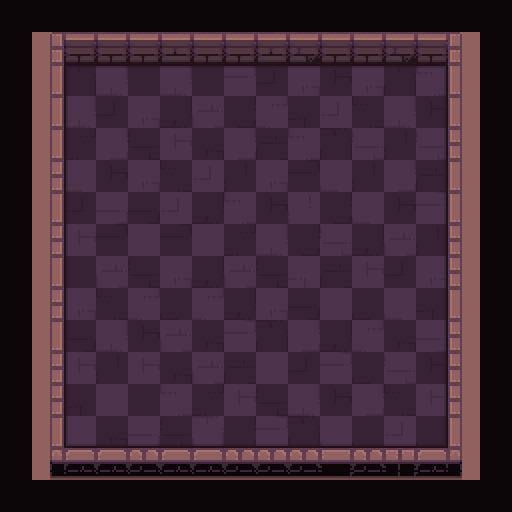

A 2D game scene composited from a Tiled map and its tileset images. What follows is a short description and the map's XML, with each tile layer's data collapsed to a summary:
An orthogonal 16x16 tile map with 32x32 px tiles, 4 tile layers (path, types, ground, floor_shadow), 1 hidden layer not drawn and 33 objects (10x hero, 10x cauldron, 10x symbol, frame, strategy, ...).

<map version="1.2" tiledversion="2019.03.13" orientation="orthogonal" renderorder="right-down" width="16" height="16" tilewidth="32" tileheight="32" infinite="0" nextlayerid="248" nextobjectid="120">
 <tileset firstgid="1" name="tileset" tilewidth="32" tileheight="32" spacing="2" margin="1" tilecount="200" columns="10">
  <image source="tileset.png" trans="000000" width="340" height="680" />
  <terraintypes>
   <terrain name="floor" tile="79" />
   <terrain name="wall" tile="69" />
   <terrain name="hole" tile="78" />
   <terrain name="infected" tile="77" />
  </terraintypes>
 </tileset>
 <layer id="243" name="checkers" width="16" height="16" visible="0">
  <data>[256 cells, 120 non-empty, 1 distinct tile ids]</data>
 </layer>
 <objectgroup id="14" name="camera">
  <object id="12" name="frame" type="frame" x="51" y="33" width="411" height="429" />
  <object id="15" name="strategy" type="strategy" x="3" y="126">
   <point />
  </object>
 </objectgroup>
 <layer id="244" name="path" width="16" height="16">
  <data>[256 cells, 144 non-empty, 1 distinct tile ids]</data>
 </layer>
 <objectgroup id="2" name="objects">
  <object id="33" name="hero" type="hero" x="113" y="83">
   <properties>
    <property name="initialDirection" value="s" />
   </properties>
   <point />
  </object>
  <object id="34" name="hero" type="hero" x="144" y="85">
   <properties>
    <property name="initialDirection" value="s" />
   </properties>
   <point />
  </object>
  <object id="35" name="hero" type="hero" x="177" y="81">
   <properties>
    <property name="initialDirection" value="s" />
   </properties>
   <point />
  </object>
  <object id="36" name="hero" type="hero" x="210" y="81">
   <properties>
    <property name="initialDirection" value="s" />
   </properties>
   <point />
  </object>
  <object id="37" name="hero" type="hero" x="240" y="83">
   <properties>
    <property name="initialDirection" value="s" />
   </properties>
   <point />
  </object>
  <object id="38" name="hero" type="hero" x="274" y="79">
   <properties>
    <property name="initialDirection" value="s" />
   </properties>
   <point />
  </object>
  <object id="39" name="hero" type="hero" x="306" y="79">
   <properties>
    <property name="initialDirection" value="s" />
   </properties>
   <point />
  </object>
  <object id="40" name="hero" type="hero" x="335" y="80">
   <properties>
    <property name="initialDirection" value="s" />
   </properties>
   <point />
  </object>
  <object id="41" name="hero" type="hero" x="373" y="81">
   <properties>
    <property name="initialDirection" value="s" />
   </properties>
   <point />
  </object>
  <object id="42" name="hero" type="hero" x="404" y="78">
   <properties>
    <property name="initialDirection" value="s" />
   </properties>
   <point />
  </object>
  <object id="99" name="eggs_origin" type="marker" x="113" y="148">
   <point />
  </object>
  <object id="100" name="cauldron" type="cauldron" x="111" y="437">
   <point />
  </object>
  <object id="101" name="cauldron" type="cauldron" x="145" y="429">
   <point />
  </object>
  <object id="102" name="cauldron" type="cauldron" x="175" y="432">
   <point />
  </object>
  <object id="103" name="cauldron" type="cauldron" x="206" y="429">
   <point />
  </object>
  <object id="104" name="cauldron" type="cauldron" x="241" y="430">
   <point />
  </object>
  <object id="105" name="cauldron" type="cauldron" x="276" y="432">
   <point />
  </object>
  <object id="106" name="cauldron" type="cauldron" x="304" y="430">
   <point />
  </object>
  <object id="107" name="cauldron" type="cauldron" x="340" y="429">
   <point />
  </object>
  <object id="108" name="cauldron" type="cauldron" x="371" y="433">
   <point />
  </object>
  <object id="109" name="cauldron" type="cauldron" x="398" y="430">
   <point />
  </object>
  <object id="110" name="arrow" type="symbol" x="111" y="109">
   <properties>
    <property name="symbol" value="arrow_s" />
   </properties>
   <point />
  </object>
  <object id="111" name="arrow" type="symbol" x="145" y="108">
   <properties>
    <property name="symbol" value="arrow_s" />
   </properties>
   <point />
  </object>
  <object id="112" name="arrow" type="symbol" x="174" y="110">
   <properties>
    <property name="symbol" value="arrow_s" />
   </properties>
   <point />
  </object>
  <object id="113" name="arrow" type="symbol" x="207" y="112">
   <properties>
    <property name="symbol" value="arrow_s" />
   </properties>
   <point />
  </object>
  <object id="114" name="arrow" type="symbol" x="246" y="112">
   <properties>
    <property name="symbol" value="arrow_s" />
   </properties>
   <point />
  </object>
  <object id="115" name="arrow" type="symbol" x="274" y="111">
   <properties>
    <property name="symbol" value="arrow_s" />
   </properties>
   <point />
  </object>
  <object id="116" name="arrow" type="symbol" x="306" y="109">
   <properties>
    <property name="symbol" value="arrow_s" />
   </properties>
   <point />
  </object>
  <object id="117" name="arrow" type="symbol" x="336" y="111">
   <properties>
    <property name="symbol" value="arrow_s" />
   </properties>
   <point />
  </object>
  <object id="118" name="arrow" type="symbol" x="370" y="110">
   <properties>
    <property name="symbol" value="arrow_s" />
   </properties>
   <point />
  </object>
  <object id="119" name="arrow" type="symbol" x="397" y="110">
   <properties>
    <property name="symbol" value="arrow_s" />
   </properties>
   <point />
  </object>
 </objectgroup>
 <layer id="245" name="types" width="16" height="16">
  <data>[256 cells, 256 non-empty, 3 distinct tile ids]</data>
 </layer>
 <layer id="246" name="ground" width="16" height="16">
  <data>[256 cells, 196 non-empty, 51 distinct tile ids]</data>
 </layer>
 <layer id="247" name="floor_shadow" width="16" height="16">
  <data>[256 cells, 44 non-empty, 8 distinct tile ids]</data>
 </layer>
</map>
